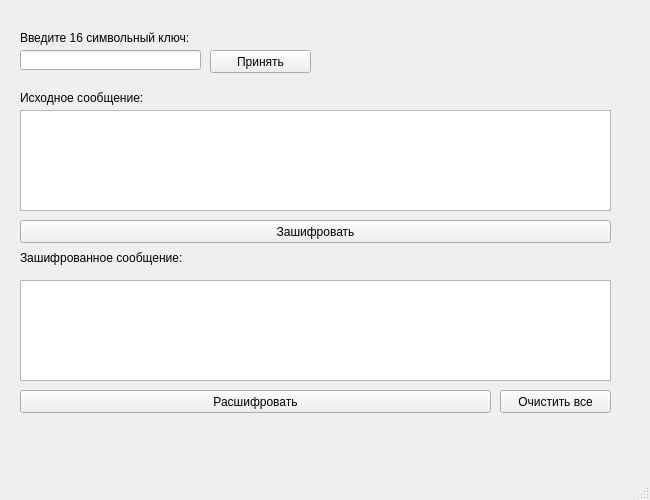
<?xml version="1.0" encoding="UTF-8"?>
<ui version="4.0">
 <class>MainWindow</class>
 <widget class="QMainWindow" name="MainWindow">
  <property name="geometry">
   <rect>
    <x>0</x>
    <y>0</y>
    <width>650</width>
    <height>500</height>
   </rect>
  </property>
  <property name="minimumSize">
   <size>
    <width>650</width>
    <height>500</height>
   </size>
  </property>
  <property name="maximumSize">
   <size>
    <width>650</width>
    <height>500</height>
   </size>
  </property>
  <property name="windowTitle">
   <string>AES256-Ledentsov</string>
  </property>
  <widget class="QWidget" name="centralwidget">
   <widget class="QPlainTextEdit" name="firstTextField">
    <property name="geometry">
     <rect>
      <x>20</x>
      <y>110</y>
      <width>591</width>
      <height>101</height>
     </rect>
    </property>
   </widget>
   <widget class="QLineEdit" name="keyLine">
    <property name="geometry">
     <rect>
      <x>20</x>
      <y>50</y>
      <width>181</width>
      <height>20</height>
     </rect>
    </property>
    <property name="maxLength">
     <number>16</number>
    </property>
   </widget>
   <widget class="QLabel" name="keyLabel">
    <property name="geometry">
     <rect>
      <x>20</x>
      <y>30</y>
      <width>221</width>
      <height>16</height>
     </rect>
    </property>
    <property name="text">
     <string>Введите 16 символьный ключ:</string>
    </property>
   </widget>
   <widget class="QPushButton" name="rememberKeyButton">
    <property name="geometry">
     <rect>
      <x>210</x>
      <y>50</y>
      <width>101</width>
      <height>23</height>
     </rect>
    </property>
    <property name="text">
     <string>Принять</string>
    </property>
   </widget>
   <widget class="QPushButton" name="clearAllButton">
    <property name="geometry">
     <rect>
      <x>500</x>
      <y>390</y>
      <width>111</width>
      <height>23</height>
     </rect>
    </property>
    <property name="text">
     <string>Очистить все</string>
    </property>
   </widget>
   <widget class="QLabel" name="firstTextFieldLabel">
    <property name="geometry">
     <rect>
      <x>20</x>
      <y>90</y>
      <width>231</width>
      <height>16</height>
     </rect>
    </property>
    <property name="text">
     <string>Исходное сообщение:</string>
    </property>
   </widget>
   <widget class="QPushButton" name="encodeButton">
    <property name="geometry">
     <rect>
      <x>20</x>
      <y>220</y>
      <width>591</width>
      <height>23</height>
     </rect>
    </property>
    <property name="text">
     <string>Зашифровать</string>
    </property>
   </widget>
   <widget class="QPushButton" name="decodeButton">
    <property name="geometry">
     <rect>
      <x>20</x>
      <y>390</y>
      <width>471</width>
      <height>23</height>
     </rect>
    </property>
    <property name="text">
     <string>Расшифровать</string>
    </property>
   </widget>
   <widget class="QLabel" name="secondTextFieldLabel">
    <property name="geometry">
     <rect>
      <x>20</x>
      <y>250</y>
      <width>181</width>
      <height>16</height>
     </rect>
    </property>
    <property name="text">
     <string>Зашифрованное сообщение:</string>
    </property>
   </widget>
   <widget class="QPlainTextEdit" name="secondTextField">
    <property name="geometry">
     <rect>
      <x>20</x>
      <y>280</y>
      <width>591</width>
      <height>101</height>
     </rect>
    </property>
   </widget>
  </widget>
  <widget class="QMenuBar" name="menubar">
   <property name="geometry">
    <rect>
     <x>0</x>
     <y>0</y>
     <width>650</width>
     <height>21</height>
    </rect>
   </property>
  </widget>
  <widget class="QStatusBar" name="statusbar"/>
 </widget>
 <resources/>
 <connections>
  <connection>
   <sender>keyLine</sender>
   <signal>textChanged(QString)</signal>
   <receiver>MainWindow</receiver>
   <slot>reactToKeyLength()</slot>
   <hints>
    <hint type="sourcelabel">
     <x>125</x>
     <y>80</y>
    </hint>
    <hint type="destinationlabel">
     <x>335</x>
     <y>139</y>
    </hint>
   </hints>
  </connection>
  <connection>
   <sender>rememberKeyButton</sender>
   <signal>clicked()</signal>
   <receiver>MainWindow</receiver>
   <slot>rememberKey()</slot>
   <hints>
    <hint type="sourcelabel">
     <x>300</x>
     <y>82</y>
    </hint>
    <hint type="destinationlabel">
     <x>335</x>
     <y>139</y>
    </hint>
   </hints>
  </connection>
  <connection>
   <sender>clearAllButton</sender>
   <signal>clicked()</signal>
   <receiver>MainWindow</receiver>
   <slot>clearAll()</slot>
   <hints>
    <hint type="sourcelabel">
     <x>415</x>
     <y>82</y>
    </hint>
    <hint type="destinationlabel">
     <x>335</x>
     <y>139</y>
    </hint>
   </hints>
  </connection>
  <connection>
   <sender>encodeButton</sender>
   <signal>clicked()</signal>
   <receiver>MainWindow</receiver>
   <slot>encode()</slot>
   <hints>
    <hint type="sourcelabel">
     <x>265</x>
     <y>152</y>
    </hint>
    <hint type="destinationlabel">
     <x>335</x>
     <y>139</y>
    </hint>
   </hints>
  </connection>
  <connection>
   <sender>decodeButton</sender>
   <signal>clicked()</signal>
   <receiver>MainWindow</receiver>
   <slot>decode()</slot>
   <hints>
    <hint type="sourcelabel">
     <x>605</x>
     <y>152</y>
    </hint>
    <hint type="destinationlabel">
     <x>335</x>
     <y>139</y>
    </hint>
   </hints>
  </connection>
 </connections>
 <slots>
  <slot>reactToKeyLength()</slot>
  <slot>rememberKey()</slot>
  <slot>clearAll()</slot>
  <slot>encode()</slot>
  <slot>decode()</slot>
 </slots>
</ui>
